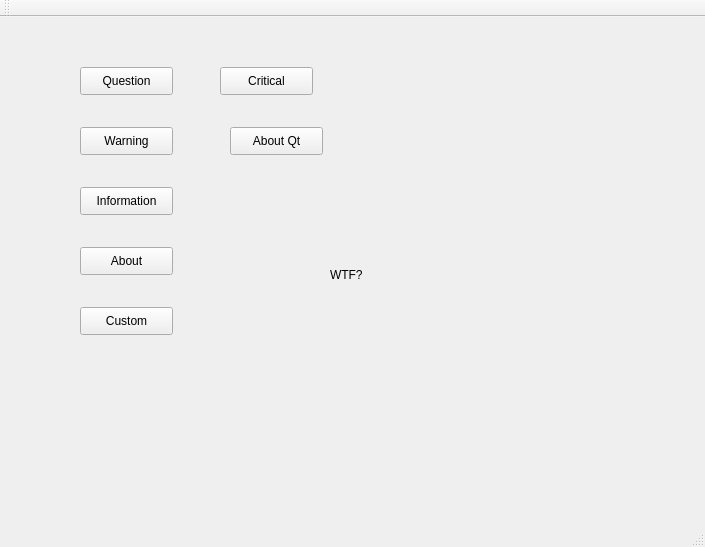
<?xml version="1.0" encoding="UTF-8"?>
<ui version="4.0">
 <class>zqd</class>
 <widget class="QMainWindow" name="zqd">
  <property name="geometry">
   <rect>
    <x>0</x>
    <y>0</y>
    <width>705</width>
    <height>547</height>
   </rect>
  </property>
  <property name="windowTitle">
   <string>zqd</string>
  </property>
  <widget class="QWidget" name="centralWidget">
   <widget class="QPushButton" name="QuestionBtn">
    <property name="geometry">
     <rect>
      <x>80</x>
      <y>50</y>
      <width>93</width>
      <height>28</height>
     </rect>
    </property>
    <property name="text">
     <string>Question</string>
    </property>
   </widget>
   <widget class="QPushButton" name="InformationBtn">
    <property name="geometry">
     <rect>
      <x>80</x>
      <y>170</y>
      <width>93</width>
      <height>28</height>
     </rect>
    </property>
    <property name="text">
     <string>Information</string>
    </property>
   </widget>
   <widget class="QPushButton" name="WarningBtn">
    <property name="geometry">
     <rect>
      <x>80</x>
      <y>110</y>
      <width>93</width>
      <height>28</height>
     </rect>
    </property>
    <property name="text">
     <string>Warning</string>
    </property>
   </widget>
   <widget class="QPushButton" name="CriticalBtn">
    <property name="geometry">
     <rect>
      <x>220</x>
      <y>50</y>
      <width>93</width>
      <height>28</height>
     </rect>
    </property>
    <property name="text">
     <string>Critical</string>
    </property>
   </widget>
   <widget class="QPushButton" name="AboutBtn">
    <property name="geometry">
     <rect>
      <x>80</x>
      <y>230</y>
      <width>93</width>
      <height>28</height>
     </rect>
    </property>
    <property name="text">
     <string>About</string>
    </property>
   </widget>
   <widget class="QPushButton" name="CustomBtn">
    <property name="geometry">
     <rect>
      <x>80</x>
      <y>290</y>
      <width>93</width>
      <height>28</height>
     </rect>
    </property>
    <property name="text">
     <string>Custom</string>
    </property>
   </widget>
   <widget class="QPushButton" name="AboutQTBtn">
    <property name="geometry">
     <rect>
      <x>230</x>
      <y>110</y>
      <width>93</width>
      <height>28</height>
     </rect>
    </property>
    <property name="text">
     <string>About Qt</string>
    </property>
   </widget>
   <widget class="QLabel" name="label">
    <property name="geometry">
     <rect>
      <x>330</x>
      <y>250</y>
      <width>72</width>
      <height>15</height>
     </rect>
    </property>
    <property name="text">
     <string>WTF?</string>
    </property>
   </widget>
  </widget>
  <widget class="QMenuBar" name="menuBar">
   <property name="geometry">
    <rect>
     <x>0</x>
     <y>0</y>
     <width>705</width>
     <height>26</height>
    </rect>
   </property>
  </widget>
  <widget class="QToolBar" name="mainToolBar">
   <attribute name="toolBarArea">
    <enum>TopToolBarArea</enum>
   </attribute>
   <attribute name="toolBarBreak">
    <bool>false</bool>
   </attribute>
  </widget>
  <widget class="QStatusBar" name="statusBar"/>
 </widget>
 <layoutdefault spacing="6" margin="11"/>
 <resources/>
 <connections/>
</ui>
